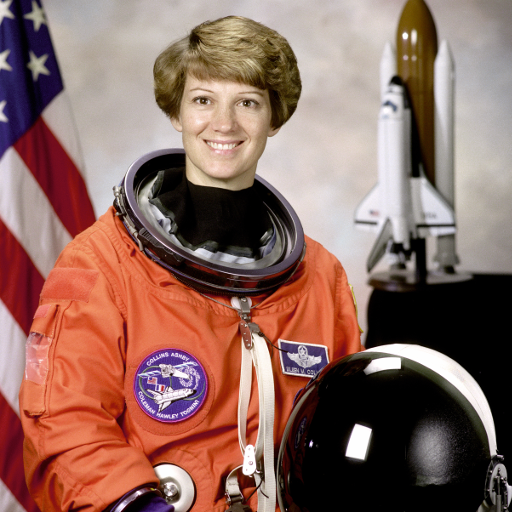
#> input picture skimage.data.astronaut(), 512 x 512 px
$ python exp_c_demosaic_correlation.py
#> lines starting #> are read from the running program, lines starting #| are printed output that depends on the picture
"""How much correlation between neighbouring pixels does demosaicing put into
the noise? Not reported in the seminar paper.

  1. build an RGGB sensor reading from a clean colour image
  2. add independent Gaussian noise to every photosite
  3. demosaic the noisy and the clean readings and subtract

The difference is the noise after demosaicing; the correlation is measured in
the green channel.

    python -m experiments.exp_c_demosaic_correlation
"""
import argparse
import json
import os

import numpy as np
from scipy.signal import convolve2d
from skimage import data

from src.hebrew import draw_rtl, font as hebrew_font, measure

HERE = os.path.dirname(os.path.dirname(os.path.abspath(__file__)))

# bilinear demosaicing: green is on half the sites, red and blue on a quarter
K_GREEN = np.array([[0, 1, 0], [1, 4, 1], [0, 1, 0]], float) / 4.0
K_RED_BLUE = np.array([[1, 2, 1], [2, 4, 2], [1, 2, 1]], float) / 4.0


def bayer_masks(h, w):
    """RGGB: red on even rows and columns, blue on odd, green on the rest."""
    R = np.zeros((h, w), bool)
    G = np.zeros((h, w), bool)
    B = np.zeros((h, w), bool)
    R[0::2, 0::2] = True
    B[1::2, 1::2] = True
    G[0::2, 1::2] = True
    G[1::2, 0::2] = True
    return R, G, B


def demosaic_bilinear(mosaic, R, G, B):
    out = np.empty(mosaic.shape + (3,), float)
    out[..., 0] = convolve2d(mosaic * R, K_RED_BLUE, mode="same", boundary="symm")
    out[..., 1] = convolve2d(mosaic * G, K_GREEN, mode="same", boundary="symm")
    out[..., 2] = convolve2d(mosaic * B, K_RED_BLUE, mode="same", boundary="symm")
    return out


def corr(a, b):
    a = a.ravel() - a.mean()
    b = b.ravel() - b.mean()
    return float((a * b).sum() / np.sqrt((a * a).sum() * (b * b).sum()))


def neighbour_corr(n):
    return {"horizontal": corr(n[:, :-1], n[:, 1:]),
            "vertical": corr(n[:-1, :], n[1:, :]),
            "diagonal": corr(n[:-1, :-1], n[1:, 1:])}


def training_pair_corr(n):
    """Correlation within the training pairs of Neighbor2Neighbor (two
    adjacent pixels of a cell) and ZS-N2N (the two diagonal means)."""
    a, b = n[0::2, 0::2], n[0::2, 1::2]
    c, d = n[1::2, 0::2], n[1::2, 1::2]
    return {"Neighbor2Neighbor pair": corr(a, b),
            "ZS-N2N pair": corr((b + c) / 2, (a + d) / 2)}


def run(sigma, seed=0):
    rng = np.random.default_rng(seed)
    x = data.astronaut().astype(float)
    h, w, _ = x.shape
    R, G, B = bayer_masks(h, w)
    mosaic = x[..., 0] * R + x[..., 1] * G + x[..., 2] * B
    n_raw = rng.normal(0.0, sigma, size=(h, w))
    n_dem = (demosaic_bilinear(mosaic + n_raw, R, G, B)
             - demosaic_bilinear(mosaic, R, G, B))[..., 1]
    return n_raw, n_dem


def figure(n_raw, n_dem, path, sigma, k=6000, seed=1):
    """Scatter of each pixel's noise against its right neighbour's, before and
    after demosaicing, with the mean per bin drawn on top (flat means
    independent)."""
    import matplotlib
    matplotlib.use("Agg")
    import matplotlib.pyplot as plt
    from PIL import Image, ImageDraw

    W, H = 860, 430
    rng = np.random.default_rng(seed)
    lim = 3.4 * sigma
    edges = np.linspace(-lim, lim, 17)
    centres = 0.5 * (edges[:-1] + edges[1:])

    fig = plt.figure(figsize=(W / 100, H / 100), dpi=100)
    fig.patch.set_facecolor("white")
    axes = [fig.add_axes([0.095 + 0.455 * j, 0.215, 0.375, 0.675])
            for j in (1, 0)]  # right panel first: Hebrew reads right to left

    for ax, n in ((axes[0], n_raw), (axes[1], n_dem)):
        a, b = n[:, :-1].ravel(), n[:, 1:].ravel()
        i = rng.choice(a.size, k, replace=False)
        ax.scatter(a[i], b[i], s=1.2, c="#444444", alpha=0.18, linewidths=0,
                   zorder=2)
        which = np.digitize(a, edges) - 1
        means = [b[which == j].mean() if np.any(which == j) else np.nan
                 for j in range(len(centres))]
        ax.plot(centres, means, color="#D55E00", lw=2.0, marker="o", ms=5,
                zorder=4)
        ax.set_xlim(-lim, lim)
        ax.set_ylim(-lim, lim)
        ax.set_aspect("equal")
        ax.axhline(0, color="#999999", lw=0.7, zorder=1)
        ax.axvline(0, color="#999999", lw=0.7, zorder=1)
        ax.tick_params(labelsize=9)
        for s in ax.spines.values():
            s.set_linewidth(0.8)

    fig.canvas.draw()
    boxes = [ax.get_position() for ax in axes]
    fig.savefig(path, facecolor="white")
    plt.close(fig)

    img = Image.open(path).convert("RGB")
    d = ImageDraw.Draw(img)

    def rtl(text, x, y, size=15, rotate=False):
        f = hebrew_font(size)
        w, h = measure(d, text, f)
        if rotate:
            lab = Image.new("RGBA", (int(w) + 8, int(h) + 10), (255, 255, 255, 0))
            draw_rtl(ImageDraw.Draw(lab), text, 4, 5, f, anchor="left")
            lab = lab.rotate(90, expand=True)
            img.paste(lab, (int(x), int(y - lab.height / 2)), lab)
            return
        draw_rtl(d, text, x, y - h / 2, f)

    def r(n):
        v = corr(n[:, :-1], n[:, 1:])
        return 0.0 if abs(v) < 0.005 else v

    titles = [f"לפני שחזור הפסיפס, מתאם {r(n_raw):.2f}",
              f"אחרי שחזור הפסיפס, מתאם {r(n_dem):.2f}"]
    for box, title in zip(boxes, titles):
        cx = (box.x0 + box.x1) / 2 * W
        rtl(title, cx, (1 - box.y1) * H - 14)
        rtl("הרעש בפיקסל", cx, (1 - box.y0) * H + 40)
    rtl("הרעש בשכן מימין", 10, H / 2 - 20, rotate=True)
    img.save(path)
    print(f"figure written to {path}")


def main(argv=None):
    ap = argparse.ArgumentParser(description=__doc__)
    ap.add_argument("--sigmas", type=float, nargs="+", default=[5.0, 10.0, 25.0])
    ap.add_argument("--seed", type=int, default=0)
    args = ap.parse_args(argv)

    out = {"settings": vars(args), "per_sigma": {}}
    print(f"{'sigma':>6s} | {'before: h':>10s} {'v':>7s} {'d':>7s}"
          f" | {'after: h':>9s} {'v':>7s} {'d':>7s}")
    for s in args.sigmas:
        n_raw, n_dem = run(s, args.seed)
        before, after = neighbour_corr(n_raw), neighbour_corr(n_dem)
        out["per_sigma"][str(s)] = {"before": before, "after": after}
        print(f"{s:6.0f} | {before['horizontal']:10.3f} {before['vertical']:7.3f}"
              f" {before['diagonal']:7.3f} | {after['horizontal']:9.3f}"
              f" {after['vertical']:7.3f} {after['diagonal']:7.3f}")
#> this loop made 3 passes
#|      5 |     -0.003   0.001  -0.002 |     0.400   0.400   0.097
#|     10 |     -0.003   0.001  -0.002 |     0.400   0.400   0.097
#|     25 |     -0.003   0.001  -0.002 |     0.400   0.400   0.097
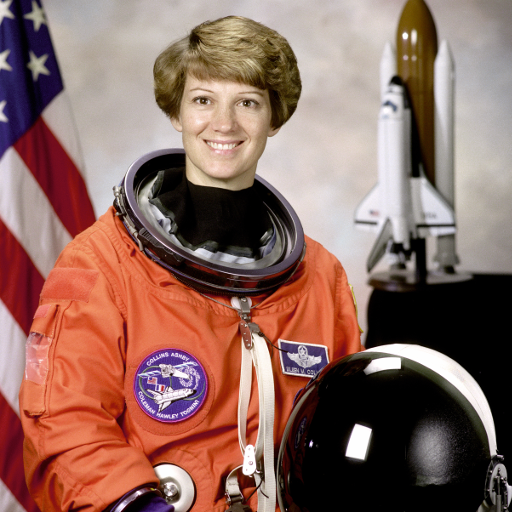
#> input picture skimage.data.astronaut(), 512 x 512 px
#> pass 1, in run, `mosaic = x[..., 0] * R + x[..., 1] * G + x[..., 2] * B`:
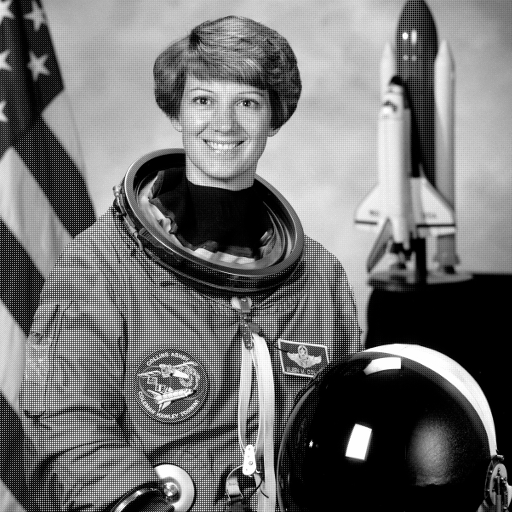
#> mosaic: shape (512, 512) float64; min 0, max 255, mean 112.4
#> pass 1, in run, `n_dem = (demosaic_bilinear(mosaic + n_raw, R, G, B) - demosaic_bilinea..`:
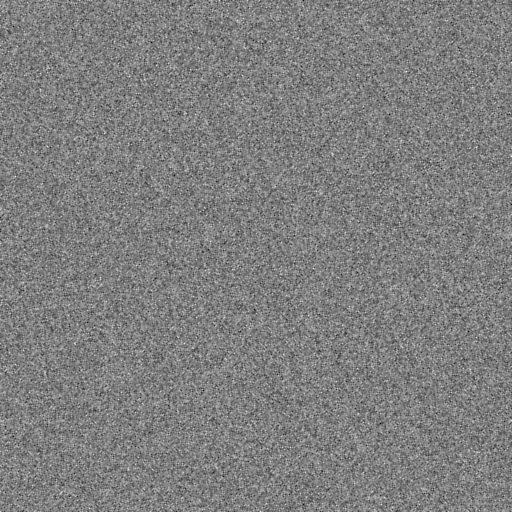
#> n_dem: shape (512, 512) float64; min -23.58, max 23.66, mean 0; drawn with min black and max white
#> after the loop:
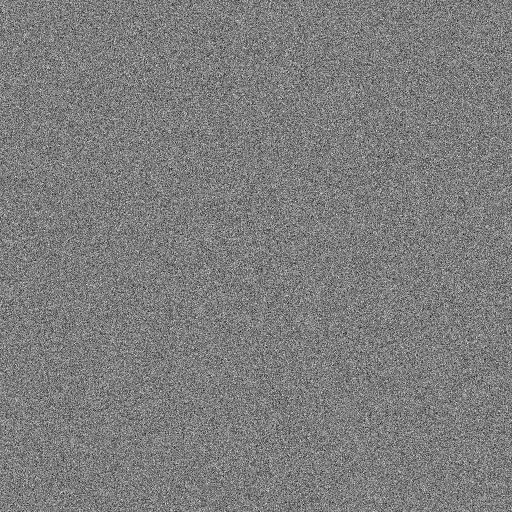
#> n_raw: shape (512, 512) float64; min -114.8, max 118.3, mean 0; drawn with min black and max white
#> after the loop, out = 2 items

    sigma = args.sigmas[-1]
    n_raw, n_dem = run(sigma, args.seed)
#> in demosaic_bilinear (call 8), `out[..., 2] = convolve2d(mosaic * B, K_RED_BLUE, mode="same", boundary..`:
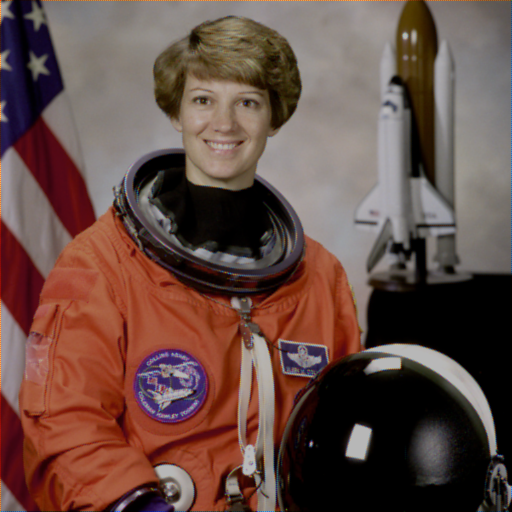
#> out: shape (512, 512, 3) float64; mean of channels 0, 1, 2 141.7, 105.8, 96.3; drawn with min black and max white
    pb, pa = training_pair_corr(n_raw), training_pair_corr(n_dem)
#> in training_pair_corr, `a, b = n[0::2, 0::2], n[0::2, 1::2]`:
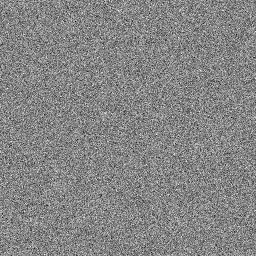
#> b: shape (256, 256) float64; min -112.4, max 102.1, mean -0.1; drawn with min black and max white
#> in training_pair_corr (call 2), `c, d = n[1::2, 0::2], n[1::2, 1::2]`:
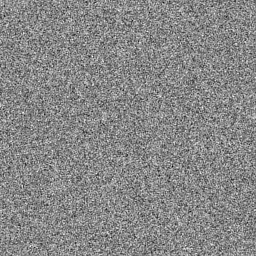
#> d: shape (256, 256) float64; min -58.77, max 51.54, mean -0.1; drawn with min black and max white
#> pb = {'Neighbor2Neighbor pair': -0.00325, 'ZS-N2N pair': -0.00492}; pa = {'Neighbor2Neighbor pair': 0.498, 'ZS-N2N pair': 0.818}
    out["training_pairs"] = {"sigma": sigma, "before": pb, "after": pa}
    print(f"\nthe pairs the methods train on, sigma={sigma:.0f}")
    for name in pb:
        print(f"  {name:24s} {pb[name]:+.3f}  ->  {pa[name]:+.3f}")
#> this loop made 2 passes
#> name on passes 1 to 2: 'Neighbor2Neighbor pair', 'ZS-N2N pair'
#|   Neighbor2Neighbor pair   -0.003  ->  +0.498
#|   ZS-N2N pair              -0.005  ->  +0.818
    out["noise_std"] = {"before": float(n_raw.std()), "after": float(n_dem.std())}
    print(f"\nnoise std {n_raw.std():.2f} -> {n_dem.std():.2f}")
#| noise std 25.03 -> 19.84
    print("\nThe correlation does not depend on sigma: demosaicing is a linear\n"
          "operation, so scaling the noise scales both sides equally.\n"
          "This is a lower bound. Only one stage of the camera pipeline is\n"
          "simulated, in its simplest variant, and the noise here is uniform\n"
          "Gaussian while a real sensor's noise depends on light intensity.")

    os.makedirs(os.path.join(HERE, "results"), exist_ok=True)
    with open(os.path.join(HERE, "results", "exp_c.json"), "w") as fh:
        json.dump(out, fh, indent=2)
    figure(n_raw, n_dem, os.path.join(HERE, "results", "exp_c.png"), sigma)
#> the loop in figure, `for ax, n in ((axes[0], n_raw), (axes[1], n_dem)):` made 2 passes
#> in figure, `boxes = [ax.get_position() for ax in axes]`: boxes = 2 items
#> in figure, `fig.savefig(path, facecolor="white")`:
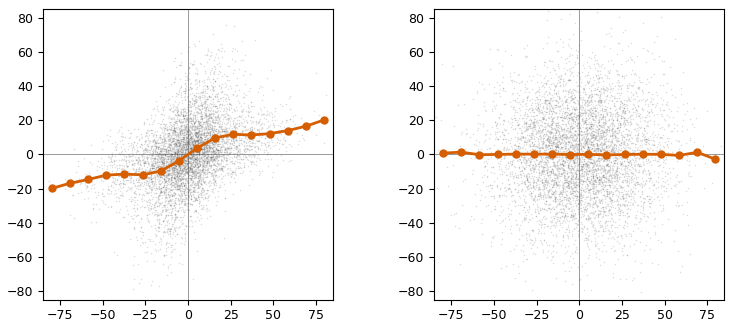
#> figure drawn by matplotlib, 2 panels; panel 1: curve peaks at x = -69.06, y = 1.34; panel 2: curve peaks at x = 79.69, y = 20.18
    return out


if __name__ == "__main__":
#> (the run stopped early here; a loop or call above may not have finished)
